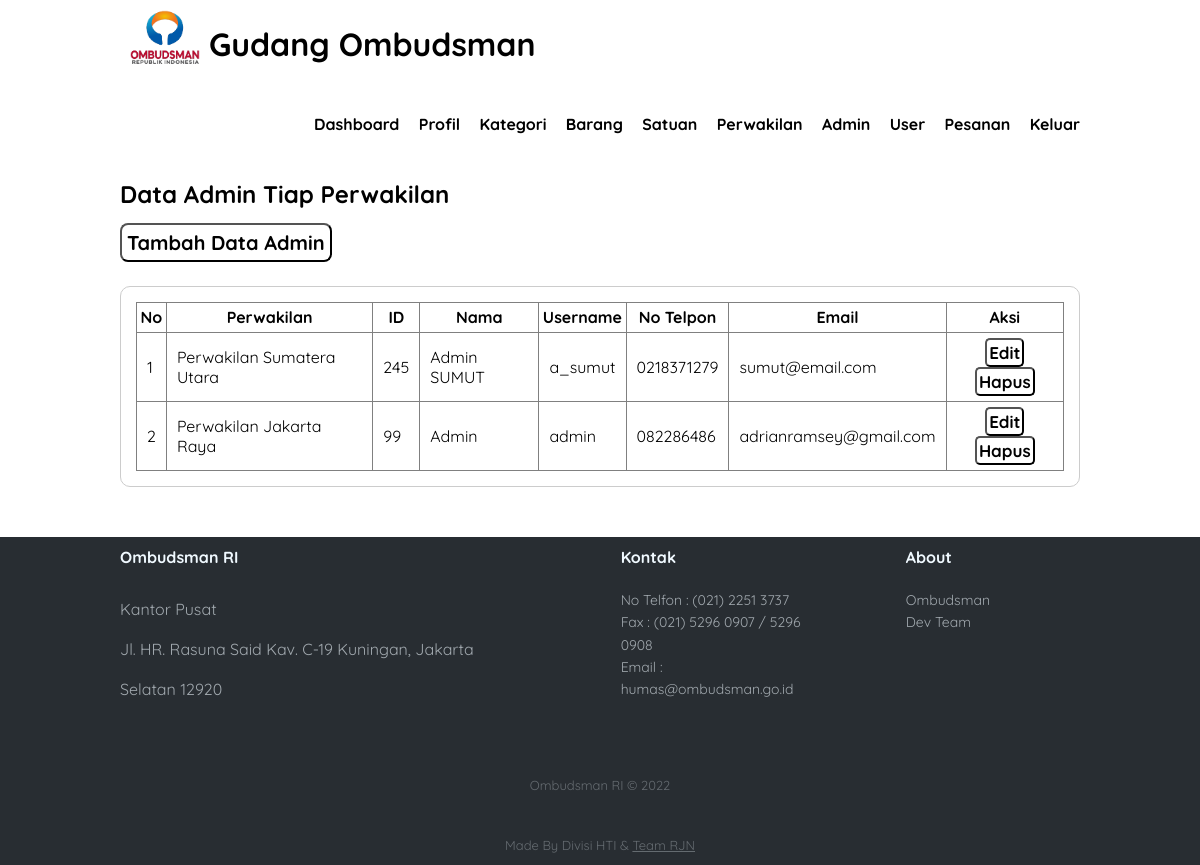
Screenshot of /admin-data.php (signed in) with the database file from the repository.
### tables this page shows
CREATE TABLE `data_admin` (
  `admin_id` int(11) NOT NULL,
  `office_id` int(15) NOT NULL,
  `admin_name` varchar(50) NOT NULL,
  `admin_username` varchar(50) NOT NULL,
  `admin_password` varchar(100) NOT NULL,
  `admin_telp` varchar(20) NOT NULL,
  `admin_email` varchar(50) NOT NULL,
  `admin_address` text NOT NULL
);

CREATE TABLE `data_office` (
  `office_id` int(15) NOT NULL,
  `office_name` varchar(50) NOT NULL,
  `office_address` text NOT NULL,
  `office_telp` varchar(25) NOT NULL,
  `office_fax` varchar(25) NOT NULL,
  `office_email` varchar(50) NOT NULL,
  `office_head` varchar(50) NOT NULL
);

### admin-data.php (the view, shortened to what this page needs)
<?php
include 'db.php';
?>
<!DOCTYPE html>
<html lang="en">
<head>
    <link rel="stylesheet" type="text/css" href="css/style.css">
    <link href="https://cdnjs.cloudflare.com/ajax/libs/sweetalert/1.1.3/sweetalert.css" rel="stylesheet" />
</head>
<body>
    <header>
        <div class="container">
            <h1><a href="dashboard.php"><img style="width: 70px ; margin-bottom :-10px ;" src="img/logo-ombudsman2.png" alt=""> Gudang Ombudsman</a></h1>
            <ul style="margin-top: 20px ;">
                <li><a href="dashboard.php">Dashboard </a></li>
                <li><a href="profile.php">Profil</a></li>
                <li><a href="category-data.php">Kategori</a></li>
                <li><a href="product-data.php">Barang</a></li>
                <li><a href="unit-data.php">Satuan</a></li>
                <li><a href="office-data.php">Perwakilan</a></li>
                <li><a href="admin-data.php">Admin</a></li>
                <li><a href="user-data.php">User</a></li>
                <li><a href="order-table.php">Pesanan</a></li>
                <li><a href="logout.php">Keluar</a></li>
            </ul>
        </div>
    </header>
    <div class="section">
        <div class="container">
            <h2>Data Admin Tiap Perwakilan</h2>
            <div class="box1">
                <button><a href="add-admin.php" style="text-decoration: none ; font-weight:bold;">Tambah Data Admin</a></button><br><br>
            </div><br>
            <div class="box">
                <table border="1" cellspacing="0" class="table">
                    <thead>
                        <tr>
                            <th>No</th>
                            <th>Perwakilan</th>
                            <th>ID</th>
                            <th>Nama</th>
                            <th>Username</th>
                            <th>No Telpon</th>
                            <th>Email</th>
                            <th>Aksi</th>
                        </tr>
                    </thead>
                    <tbody>
                        <?php
                        $no = 1;
                        $admin = mysqli_query($conn, "SELECT * FROM data_admin LEFT JOIN data_office USING (office_id) ORDER BY office_id ");
                        if (mysqli_num_rows($admin) > 0) {
                            while ($row = mysqli_fetch_array($admin)) {
                        ?>
                                <tr>
                                    <td><?php echo $no++ ?></td>
                                    <td><?php echo $row['office_name'] ?></td>
                                    <td><?php echo $row['admin_id'] ?></td>
                                    <td><?php echo $row['admin_name'] ?></td>
                                    <td><?php echo $row['admin_username'] ?></td>
                                    <td><?php echo $row['admin_telp'] ?></td>
                                    <td><?php echo $row['admin_email'] ?></td>
                                    <td>
                                        <center>
                                            <button>
                                                <a id="buttdetail" href="edit-admin.php?id=<?php echo $row['admin_id'] ?>">Edit</a>
                                            </button>
                                            <button>
                                                <a href="delete-data.php?ida=<?php echo $row['admin_id'] ?>" onclick="return confirm('Yakin Hapus Admin ?') ">Hapus</a>
                                        </center>
                                    </td>
                                </tr>
                            <?php }
                        } else { ?>
                            <tr>
                                <td colspan="8">Tidak Ada Data</td>
                            </tr>
                        <?php } ?>
                    </tbody>
                </table>
            </div>
        </div>
    </div>
    <div class="footer-dark">
        <footer>
            <div class="container">
                <div class="row" style="display: flex ;">
                    <div class="col-md-6 item text" style="margin-right: 90px ;">
                        <h3>Ombudsman RI</h3>
                        <p>Kantor Pusat <br>
                            Jl. HR. Rasuna Said Kav. C-19 Kuningan, Jakarta Selatan 12920</p>
                    </div>
                    <div class="col-sm-6 col-md-3 item" style="margin-right: 90px ;">
                        <h3>Kontak</h3>
                        <ul>
                            <li><a href="#">No Telfon : (021) 2251 3737</a></li>
                            <li><a href="#">Fax : (021) 5296 0907 / 5296 0908</a></li>
                            <li><a href="#">Email : humas@ombudsman.go.id</a></li>
                        </ul>
                    </div>
                    <br>
                    <div class="col-sm-6 col-md-3 item" style="margin-right: 90px ;">
                        <h3>About</h3>
                        <ul>
                            <li><a href="https://ombudsman.go.id/">Ombudsman</a></li>
                            <li><a href="dev-team.php">Dev Team</a></li>
                        </ul>
                    </div>
                    <br>
                </div>
                <p class="copyright">Ombudsman RI © 2022</p>
                <p class="copyright">Made By Divisi HTI & <a href="dev-team.php" target="-blank">Team RJN</a></p>
            </div>
        </footer>
    </div>
</body>
</html>

### css/style.css (style rules this page uses)
* { padding: 0; margin: 0; font-family: 'Quicksand', sans-serif; }
body { background: url("../img/background-login.png"); }
header { border: 1px; background-color: #fff; color: #000; }
header h1 { float: left; padding: 10px; text-decoration: none; }
header ul { float: right; }
header ul li { display: inline-block; }
header ul li a { padding: 20px 0 20px 15px; display: inline-block; text-decoration: none; font-weight: bold; }
header .container h1 a { text-decoration: none; }
a { color: inherit; }
.container { width: 80%; margin: 0 auto; }
.container:after { content: ''; display: block; clear: both; }
.section { padding: 25px 0; }
.box { background-color: #fff; border-radius: 10px; border: 1px solid #ccc; padding: 15px; box-sizing: border-box; margin: 10px 0 25px 0; }
.box:after { content: ''; display: block; clear: both; }
.table { width: 100%; border-collapse: collapse; }
.table tr { height: 30px; }
.table tr td { padding: 5px 10px; }
.footer-dark { width: 100%; line-height: 40px; background: #282d32; color: #f0f9ff; bottom: 0px; }
.footer-dark h3 { margin-top:0; margin-bottom:12px; font-weight:bold; font-size:16px; }
.footer-dark ul { padding:0; list-style:none; line-height:1.6; font-size:14px; margin-bottom:0; }
.footer-dark ul a { color:inherit; text-decoration:none; opacity:0.6; }
.footer-dark .item.text { margin-bottom:36px; }
.footer-dark .item.text p { opacity:0.6; margin-bottom:0; }
.footer-dark .copyright { text-align:center; padding-top:20px; opacity:0.3; font-size:13px; margin-bottom:0; }

### admin-data.php (style rules this page uses)
.box1 { margin: 10px 0 -10px 0; display: flex; }
.section .container .box1 button { background-color: #fff; color: black; display: inline-block; font-size: 20px; margin: 4px 20px 4px 0; cursor: pointer; border-radius: 8px; padding: 5px; transition-duration: 0.4s; }
.section .container .box table tbody tr td button { font-size: 17px; background-color: white; color: black; border-radius: 5px; padding: 2px; }
.section .container .box table tbody tr td button a { text-decoration: none; font-weight: bold; }
table { border-collapse: collapse; }

### rows the page displays
data_admin: office.office_name "Perwakilan Sumatera Utara", admin_id "245", admin_name "Admin SUMUT", admin_username "a_sumut", admin_telp "0218371279", admin_email "sumut@email.com"
data_admin: office.office_name "Perwakilan Jakarta Raya", admin_id "99", admin_name "Admin", admin_username "admin", admin_telp "082286486", admin_email "adrianramsey@gmail.com"
